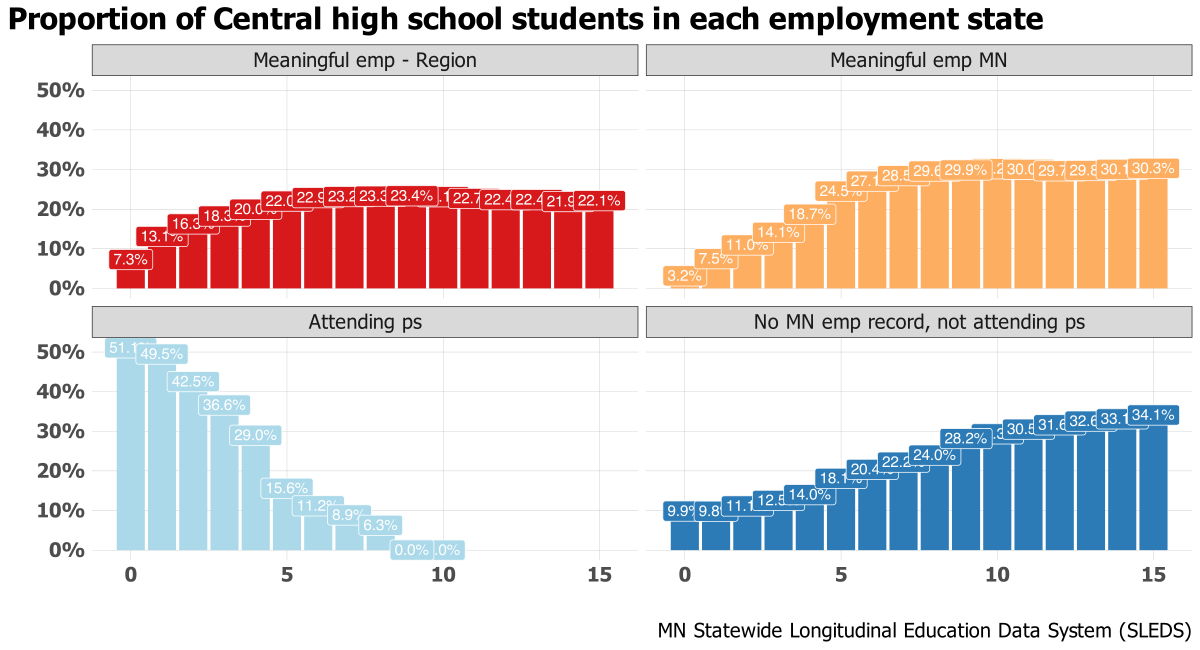

This figure's R source:
# library -----------------------------------------------------------------
library(tidyverse)
library(sf)
library(ggrepel)
library(scales)
library(ggiraph)
library(rmapshaper)
library(cowplot)
library(RColorBrewer)
library(extrafont)
library(lubridate)
library(systemfonts)
reset_font_cache()
library(ggtext)
library(readxl)
library(ggforce)


rm(list = ls())

theme_bar <- theme_bw() +
  theme(panel.grid.major = element_line(color = "grey70", size = 0.1),
        panel.grid.minor = element_blank(),
        axis.ticks = element_blank(),
        axis.text = element_text(face = "bold"),
        panel.border = element_blank(),
        legend.background = element_rect(fill = "transparent", color = "transparent"),
        legend.key = element_rect(fill = "transparent"),
        legend.key.size = unit(1, "lines"),
        legend.margin = margin(0,0,0,0),
        legend.title = element_blank(),
        legend.text = element_text(margin = margin(l = 2)),
        text = element_text(family = "Tahoma"),
        plot.title.position = "plot",
        plot.title = element_text(face = "bold"))

theme_line <- theme_bw() +
  theme(legend.background = element_rect(fill = "transparent", color = "transparent"),
        legend.key = element_rect(fill = "transparent"),
        legend.text = element_text(margin = margin(l = 2)),
        panel.grid.minor = element_blank(),
        panel.grid.major = element_line(color = "grey70", size = 0.1),
        axis.ticks = element_blank(),
        axis.text = element_text(face = "bold"),
        panel.border = element_blank(),
        legend.margin = margin(0,0,0,0),
        legend.key.size = unit(1, "lines"),
        text = element_text(family = "Tahoma"),
        plot.title.position = "plot",
        plot.title = element_text(face = "bold"))

theme_sf <- theme_bw() +
  theme(axis.text.x=element_blank(),
        axis.text.y=element_blank(),
        axis.ticks=element_blank(),
        panel.background = element_blank(),
        panel.grid.major = element_line(color = "white"),
        panel.border = element_blank(),
        plot.title = element_text(face = "bold"),
        legend.title = element_blank(),
        legend.text = element_text(margin = margin(l = 2)),
        legend.margin = margin(0,0,0,0),
        legend.key.size = unit(1, "lines"),
        text = element_text(family = "Tahoma"),
        plot.title.position = "plot")

regions <- read_csv("/Users/kellyasche/Library/CloudStorage/GoogleDrive-kasche@ruralmn.org/My Drive/Data Prep/R Projects/Join docs/county_regions.csv") %>%
  select(5,6) %>%
  unique() %>%
  mutate(edr = str_replace(edr, "  ", " "),
         planning.region = str_replace(planning.region, " Minnesota", ""),
         planning.region = fct_relevel(planning.region, "Northwest", "Northeast", "Central", "Seven County Mpls-St Paul", "Southwest", "Southeast"),
         edr = fct_relevel(edr, "EDR 1 - Northwest", "EDR 2 - Headwaters", "EDR 3 - Arrowhead", "EDR 4 - West Central", "EDR 5 - North Central", "EDR 6E- Southwest Central", "EDR 6W- Upper Minnesota Valley", "EDR 7E- East Central", "EDR 7W- Central", "EDR 8 - Southwest", "EDR 9 - South Central", "EDR 10 - Southeast", "EDR 11 - 7 County Twin Cities", "Minnesota"))

counties.regions <- read_csv("/Users/kellyasche/Library/CloudStorage/GoogleDrive-kasche@ruralmn.org/My Drive/Data Prep/R Projects/Join docs/county_regions.csv") %>%
  rename(mif = `MIF Region`) %>%
  mutate(countyfp = formatC(countyfp, width = 3, flag = "0"),
         Name = str_to_title(Name),
         Name = str_replace(Name, "Q", "q"),
         Name = str_replace(Name, "Of The", "of the"),
         Name = str_replace(Name, "Mcleod", "McLeod"),
         Dem_Desc = ifelse(Name == "Minnesota", "Minnesota", Dem_Desc),
         Dem_Desc = fct_relevel(Dem_Desc, "Entirely rural", "Town/rural mix", "Urban/town/rural mix", "Entirely urban"),
         edr = str_replace(edr, "  ", " "),
         planning.region = str_replace(planning.region, " Minnesota", ""),
         planning.region = fct_relevel(planning.region, "Northwest", "Northeast", "Central", "Seven County Mpls-St Paul", "Southwest", "Southeast"),
         edr = fct_relevel(edr, "EDR 1 - Northwest", "EDR 2 - Headwaters", "EDR 3 - Arrowhead", "EDR 4 - West Central", "EDR 5 - North Central", "EDR 6E- Southwest Central", "EDR 6W- Upper Minnesota Valley", "EDR 7E- East Central", "EDR 7W- Central", "EDR 8 - Southwest", "EDR 9 - South Central", "EDR 10 - Southeast", "EDR 11 - 7 County Twin Cities", "Minnesota"),
         mif = ifelse(is.na(mif), "TC", mif),
         mif = as.factor(mif),
         mif = fct_relevel(mif, "NW", "NE", "WC", "EC", "SW", "SE", "TC"))
color.ruca <- c("Entirely rural" = "#009933", "Town/rural mix" = "#99CC33", "Urban/town/rural mix" = "#CC9966", "Entirely urban" = "#754C29")

color.pr <- c("Northwest" = "#4575b4","Northeast" = "grey", "Central" = "#fee090", "Seven County Mpls-St Paul" = "#d73027", "Southwest" = "#91bfdb", "Southeast" = "#fc8d59")

color.edr <- c("EDR 1 - Northwest" = "#b3cde3", "EDR 2 - Headwaters" = "#8c96c6", "EDR 3 - Arrowhead" = "#fe9929", "EDR 4 - West Central" = "#8856a7", "EDR 5 - North Central" = "#810f7c", "EDR 6E- Southwest Central" = "#e5f5f9", "EDR 6W- Upper Minnesota Valley" = "#bdc9e1", "EDR 7E- East Central" = "#99d8c9", "EDR 7W- Central" = "#2ca25f", "EDR 8 - Southwest" = "#74a9cf", "EDR 9 - South Central" = "#0570b0", "EDR 10 - Southeast" = "#d7301f", "EDR 11 - 7 County Twin Cities" = "#d8b365")

color.edr.simple <- c("EDR 1" = "#b3cde3", "EDR 2" = "#8c96c6", "EDR 3" = "#fe9929", "EDR 4" = "#8856a7", "EDR 5" = "#810f7c", "EDR 6E" = "#e5f5f9", "EDR 6W" = "#bdc9e1", "EDR 7E" = "#99d8c9", "EDR 7W" = "#2ca25f", "EDR 8" = "#74a9cf", "EDR 9" = "#0570b0", "EDR 10" = "#d7301f", "EDR 11" = "#d8b365", "Minnesota" = "black")

color.pr.edr <- c ("Northwest" = "#4575b4","Northeast" = "#e0f3f8", "Central" = "#fee090", "Seven County Mpls-St Paul" = "#d73027", "Southwest" = "#91bfdb", "Southeast" = "#fc8d59", "Minnesota" = "black", "EDR 1 - Northwest" = "#b3cde3", "EDR 2 - Headwaters" = "#8c96c6", "EDR 3 - Arrowhead" = "#fe9929", "EDR 4 - West Central" = "#8856a7", "EDR 5 - North Central" = "#810f7c", "EDR 6E- Southwest Central" = "#e5f5f9", "EDR 6W- Upper Minnesota Valley" = "#bdc9e1", "EDR 7E- East Central" = "#99d8c9", "EDR 7W- Central" = "#2ca25f", "EDR 8 - Southwest" = "#74a9cf", "EDR 9 - South Central" = "#0570b0", "EDR 10 - Southeast" = "#d7301f", "EDR 11 - 7 County Twin Cities" = "#d8b365")

color.six <- c("#009933", "#4575b4", "grey", "#fee090", "#fc8d59", "#d73027")

mn_counties <- st_read("/Users/kellyasche/Library/CloudStorage/GoogleDrive-kasche@ruralmn.org/My Drive/Data Prep/R Projects/Shapefiles/County shapefiles/MNCounties_MNDOT.shp", quiet = TRUE) %>%
  ms_simplify(keep = .01, keep_shapes = TRUE) %>%
  rename(countyfp = FIPS_CODE)

counties.regions.1 <- counties.regions %>%
  mutate(statefp = "27",
         project.pr = ifelse(edr %in% c("EDR 1 - Northwest", "EDR 2 - Headwaters", "EDR 4 - West Central"), "Northwest",
                             ifelse(edr == "EDR 3 - Arrowhead", "Northeast",
                                    ifelse(edr %in% c("EDR 5 - North Central", "EDR 7E- East Central", "EDR 7W- Central"), "Central",
                                           ifelse(edr %in% c("EDR 6E- Southwest Central", "EDR 6W- Upper Minnesota Valley", "EDR 8 - Southwest"), "Southwest",
                                                  ifelse(edr %in% c("EDR 9 - South Central", "EDR 10 - Southeast"), "Southern", as.character(planning.region)))))),
         project.pr = fct_relevel(project.pr, "Northwest", "Northeast", "Central", "Seven County Mpls-St Paul", "Southwest", "Southern"))

color.project.pr <- c("Northwest" = "#4575b4","Northeast" = "grey", "Central" = "#fee090", "Seven County Mpls-St Paul" = "#d73027", "Southwest" = "#91bfdb", "Southern" = "#fc8d59")


# Prep data ---------------------------------------------------------------

original <- read_csv("Data/SLEDS/Masters/States/annual-seven-states.csv")

data <- original %>%
  mutate(states = as.factor(states),
         emp.states = ifelse(states %in% c("Meaningful emp County", "Meaningful emp EDR", "Meaningful emp region"), "Meaningful emp - Region", as.character(states)),
         emp.states = as.factor(emp.states)) %>%
  filter(states != "After 2023") %>%
  group_by(grad.year, emp.states) %>%
  summarize(n = n()) %>%
  ungroup() %>%
  group_by(grad.year) %>%
  mutate(pct = n / sum(n)) %>%
  ungroup() %>%
  mutate(data_id = seq(n())) %>%
  mutate(grad.year = str_sub(grad.year, -2, -1),
         grad.year = str_replace(grad.year, "[.]", ""),
         grad.year = as.numeric(grad.year)) %>%
  mutate(emp.states = fct_relevel(emp.states, "Meaningful emp - Region", "Meaningful emp MN", "Attending ps", "Not meaningful, not attending ps", "No MN emp record, not attending ps")) 

ggplot(data = filter(data, emp.states != "Not meaningful, not attending ps"), aes(grad.year, pct, fill = emp.states)) +
  facet_wrap(~emp.states, ncol = 2) +
  geom_bar(stat = "identity") +
  geom_label(aes(label = percent(pct, accuracy = .1)), show.legend = FALSE, color = "white") +
  labs(x="", y = "", title = "Proportion of Central high school students in each employment state",
       caption = "MN Statewide Longitudinal Education Data System (SLEDS)")  +
  scale_y_continuous(labels=scales::percent) +
  scale_fill_manual(values = brewer.pal(n = 4, "RdYlBu")) +
  theme_bar+
  theme(legend.position = "none",
        text = element_text(size = 18))

ggsave(filename = "Charts/EPIC/annual-emp-states-bar.pdf", device = cairo_pdf, dpi = "print", width = 12, height = 6.5)
